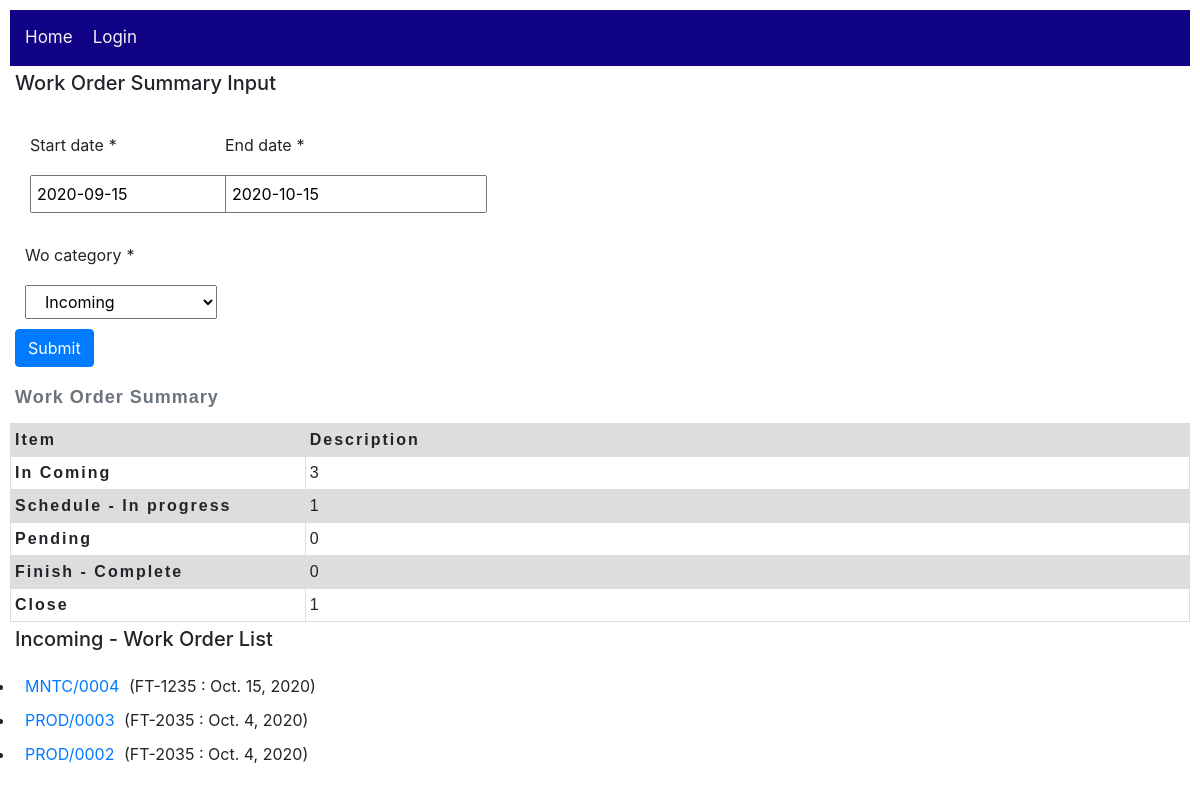
Page /work_order/summary/ on the earlier database version.
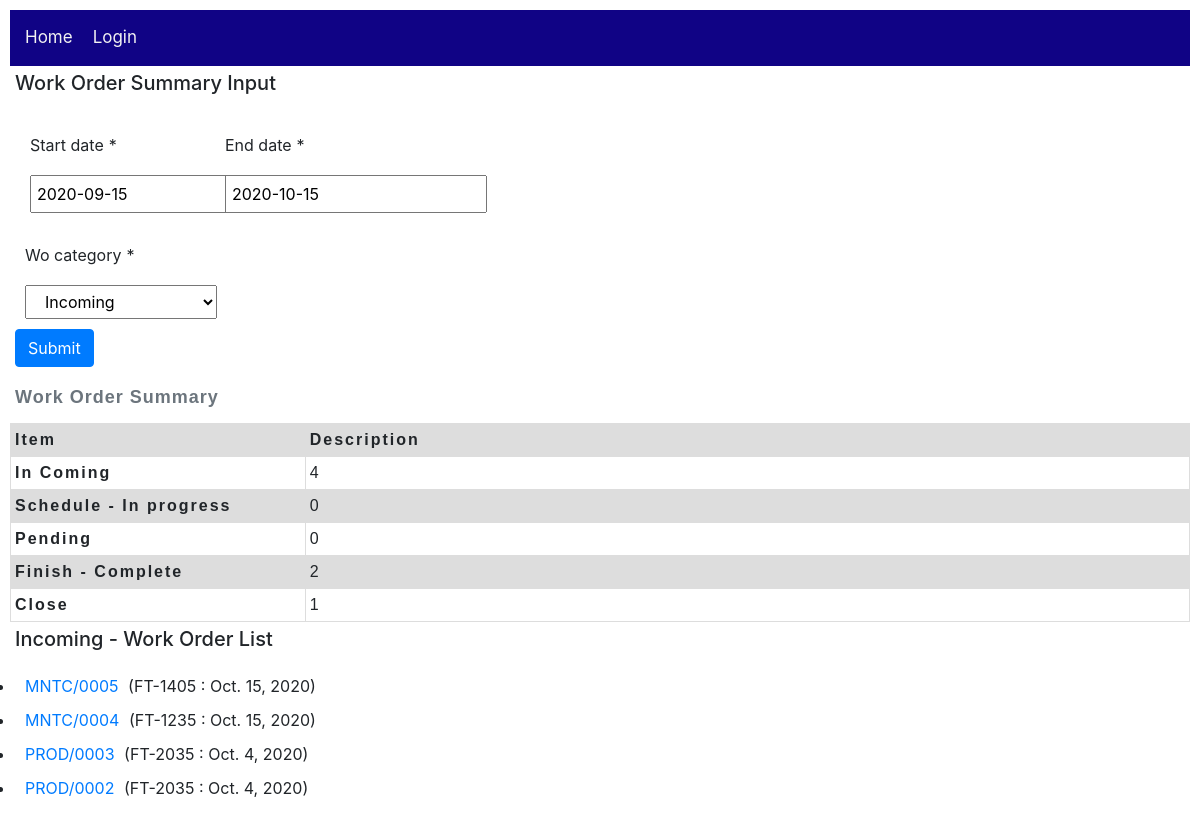
Same page on the later database version.
### work_order/models.py (models this page shows, shortened)
class Work_order(models.Model):
    wo_number = models.CharField(max_length=20, null=True)
    tagnumber = models.CharField(max_length=50, null=True)
    problem = models.TextField(max_length=1000, null=True)
    originator = models.ForeignKey(CmmsUser,
        on_delete=models.SET_NULL,
        null=True)
    dest_section = models.ForeignKey(Section,
        on_delete=models.SET_NULL,
        null=True)
    date_open = models.DateField()
    date_finish = models.DateField(null=True)
    status = models.ForeignKey(Action,
        on_delete=models.SET_NULL,
        null=True)
    priority = models.ForeignKey(Wo_priority,
        on_delete=models.SET_NULL,
        null=True)
    current_user_id = models.IntegerField(null=True)
    executor_user_id = models.IntegerField(null=True)
    class Meta:
        ordering = ['originator','status','wo_number']
    def get_absolute_url(self):
        return reverse('work_order:work_order-detail', args=[str(self.id)])

### work_order/views.py (the view)
# urls.py: path('summary/', views.WoSummaryReportView.as_view(), name='work_order-summary'),
class WoSummaryReportView(FormView):
    template_name = 'work_order/WoSummaryReport_form.html'
    form_class = WoSummaryReportForm
    success_url = '/work_order/work_order/summary/'
    def get_initial(self):
        initial = super(WoSummaryReportView, self).get_initial()
        end_date = datetime.date.today()
        start_date = end_date - datetime.timedelta(days=30)
        wo_category ='Incoming'
        initial['start_date'] = self.request.GET.get("start_date",start_date)
        initial['end_date'] = self.request.GET.get("end_date",end_date)
        initial['wo_category'] = self.request.GET.get("wo_category",wo_category)
        return initial
    def get_context_data(self, **kwargs):
        context = super().get_context_data(**kwargs)
        pending = CategoryAction.objects.get(name='Pending')
        Schedule = CategoryAction.objects.get(name='Schedule')
        Finish = CategoryAction.objects.get(name='Finish')
        Close = CategoryAction.objects.get(name='Close')
        PENDING_STATUSES = []
        for act in Action.objects.filter(category=pending):
            PENDING_STATUSES.append(act)
        SCHEDULE_STATUSES = []
        for act in Action.objects.filter(category=Schedule):
            SCHEDULE_STATUSES.append(act)
        FINISH_STATUSES = []
        for act in Action.objects.filter(category=Finish):
            FINISH_STATUSES.append(act)
        CLOSE_STATUSES = []
        for act in Action.objects.filter(category=Close):
            CLOSE_STATUSES.append(act)
        frm = context.get('form')
        end_date = frm['end_date'].value()
        start_date = frm['start_date'].value()
        wo_category = frm['wo_category'].value()
        woList = Work_order.objects.all().filter(date_open__range=[start_date, end_date])
        if wo_category == 'Schedule':#schedule
            woList = woList.filter(status__in=SCHEDULE_STATUSES)
            caption = 'Schedule - Work Order List'
        elif wo_category == 'Finish':#FINISH_LIST
            woList = woList.filter(status__in=FINISH_STATUSES)
            caption = 'Finish - Work Order List'
        elif wo_category == 'Pending':#PENDING_LIST
            woList = woList.filter(status__in=PENDING_STATUSES)
            caption = 'Pending - Work Order List'
        elif wo_category == 'Close':#close
            woList = woList.filter(status__in=CLOSE_STATUSES)
            caption = 'Close - Work Order List'
        else:
            woList = woList
            caption = 'Incoming - Work Order List'
        context['wo_list'] = woList.order_by('-pk')
        woOpen = woList.count()
        context['caption'] = caption
        context['woOpen'] = woOpen
        woList = Work_order.objects.all().filter(date_open__range=[start_date, end_date])
        woClose = woList.filter(status__in=CLOSE_STATUSES).count()
        context['woClose'] = woClose
        woPending = woList.filter(status__in=PENDING_STATUSES).count()
        context['woPending'] = woPending
        woFinishComplete = woList.filter(status__in=FINISH_STATUSES).count()
        context['woFinishComplete'] = woFinishComplete
        woInprogress = woList.filter(status__in=SCHEDULE_STATUSES).count()
        context['woInprogress'] = woInprogress
        return context

### work_order/forms.py (shortened to what this page needs)
class WoSummaryReportForm(forms.Form):
   start_date = forms.DateField(widget=DateInput())
   end_date = forms.DateField(widget=DateInput())
   wo_category = forms.CharField(widget=forms.TextInput())
   def __init__(self, *args, **kwargs):
      super(WoSummaryReportForm, self).__init__(*args, **kwargs)
      catDict = {}
      for cat in CategoryAction.objects.all():
         catDict[cat.name] = cat.name
      catDict['Incoming'] = 'Incoming'
      catlist = list(catDict.items())
      self.fields['wo_category'].widget = Select(choices=catlist)
      self.helper = FormHelper()
      self.helper.form_method = 'get'
      self.helper.layout = Layout(
         Row(
            Column('start_date', css_class='form-group col-md-2 mb-0'),
            Column('end_date', css_class='form-group col-md-2 mb-0'),
            css_class='form-row'
         ),
         Field('wo_category', css_class='form-group col-md-2 mb-0'),
         Submit('submit', 'Submit')
      )

### work_order/templates/work_order/WoSummaryReport_form.html (shortened to what this page needs)
{% extends "base_work_order.html" %}
{% load crispy_forms_tags %}
{% block content %}
    <h5>Work Order Summary Input</h5>
    {% crispy form %}
    <table class="WoSummary">
        <caption>Work Order Summary</caption>
        <thead>
            <tr>
                <th scope="col">Item</th>
                <th scope="col">Description</th>
            </tr>
        </thead>
        <tbody>
            <tr>
                <th scope="row">In Coming</th>
                <td>{{ woOpen }}</td>
            </tr>
            <tr>
                <th scope="row">Schedule - In progress</th>
                <td>{{ woInprogress }}</td>
            </tr>
            <tr>
                <th scope="row">Pending</th>
                <td>{{ woPending }}</td>
            </tr>
            <tr>
                <th scope="row">Finish - Complete</th>
                <td>{{ woFinishComplete }}</td>
            </tr>
            <tr>
                <th scope="row">Close</th>
                <td>{{ woClose }}</td>
            </tr>
        </tbody>
    </table>
    <h5 id="woListTitle">{{caption}}</h5>
    <ul>
        {% for work_order in wo_list %}
          <li>
            <a href="{{ work_order.get_absolute_url }}">{{ work_order.wo_number }}</a>
                ({{work_order.tagnumber}} : {{work_order.date_open}})
          </li>
        {% endfor %}
    </ul>
    <link rel="stylesheet" href="http://code.jquery.com/ui/1.11.0/themes/smoothness/jquery-ui.css">
{% endblock %}

### work_order/templates/base_work_order.html (shortened to what this page needs)
{% extends "base_cmms.html" %}
{% block topMenu %}
<div class="topnav">
    <ul>
        <li><a href="{% url 'home-cmms' %}">Home</a></li>
        {% if user.is_authenticated %}
            <li><a href="{% url 'work_order:work_orders'%}">Work Order List</a></li>
            <li><a href="{% url 'logout'%}?next={{request.path}}">Logout</a></li>
        {% else %}
            <li><a href="{% url 'login'%}?next={{request.path}}">Login</a></li>
        {% endif %}
    </ul>
</div>
{% endblock topMenu %}

### templates/cmms_pon/base_cmms.html (shortened to what this page needs)
{% load static %}
<!DOCTYPE html>
<html lang="en">
    <head>
        {% block css %}
            <link rel="stylesheet" href="https://stackpath.bootstrapcdn.com/bootstrap/4.1.3/css/bootstrap.min.css">
            <link rel="stylesheet" href="http://code.jquery.com/ui/1.11.0/themes/smoothness/jquery-ui.css">
            <link rel="stylesheet" href="{% static 'css/styles.css' %}">
        {% endblock %}
    </head>
    <body>
        {% block topMenu %}{% endblock topMenu %}
        {% block body %}
            {% block content %}
            {% endblock %}
        {% endblock body %}
    </body>
</html>

### static/css/styles.css (style rules this page uses)
* { padding: 5px; }
.topnav { overflow: hidden; background-color: rgb(16, 3, 133); }
.topnav ul { list-style-type: none; margin: 0; padding: 0; overflow: hidden; background-color: rgb(16, 3, 133); }
.topnav ul li { float: left; color: #f2f2f2; text-align: center; padding: 5px; text-decoration: none; font-size: 17px; }
.topnav ul li a { float: left; color: #f2f2f2; text-align: center; padding: 5px; text-decoration: none; font-size: 17px; }
* { box-sizing: border-box; }
.row:after { content: ""; display: table; clear: both; }
table { table-layout: fixed; width: 100%; border-collapse: collapse; }
caption { font-family: sans-serif; font-size: 18px; font-weight: bold; caption-side: top; text-align: left; letter-spacing: 1px; }
td, th { border: 1px solid #dddddd; text-align: left; padding: 4px; }
th { letter-spacing: 2px; }
td { letter-spacing: 1px; }
thead th { background-color: #dddddd; }
tr:nth-child(even) { background-color: #dddddd; }
table.WoSummary { font-family: arial, sans-serif; }
table.WoSummary thead th:nth-child(1) { width: 25%; }

Differences in the rows shown:
added Work_order: wo_number "MNTC/0005", tagnumber "FT-1405", date_open "Oct. 15, 2020"
Other differences:
{{ woOpen }}: "3" → "4"
{{ woInprogress }}: "1" → "0"
{{ woFinishComplete }}: "0" → "2"
